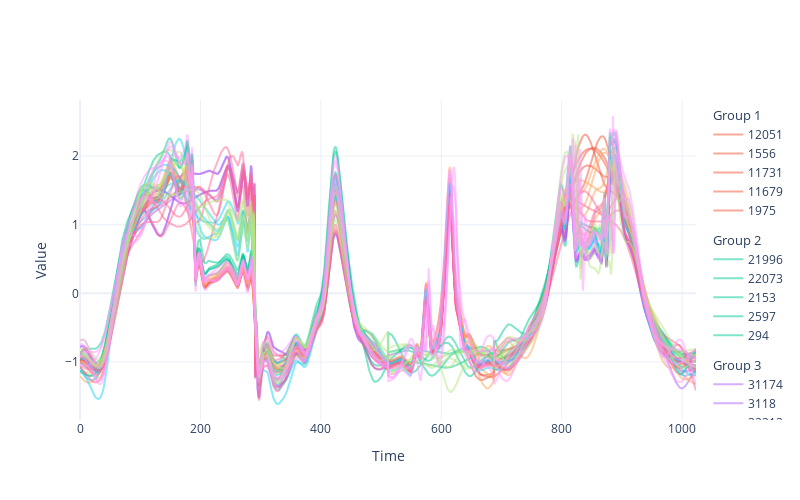

The notebook cell saved with this chart:
### Code cell
fig = data.plot_fig()
fig.update_layout(template = "plotly_white", height =500, width=800,
                  xaxis=dict(title="Time"),
                  yaxis=dict(title="Value"))
fig.show()

### Figure 1 — Plotly figure (JSON) as saved in the notebook; plotly's stock layout.template omitted (floating-point values rounded to 4 significant figures; data arrays with more than 128 entries replaced by an {"elided": "..."} marker saying what was removed)
{"data": [{"legendgroup": "1", "legendgrouptitle": {"text": "Group 1"}, "marker": {"color": "#EF553B"}, "name": "12051", "opacity": 0.5, "type": "scatter", "x": {"elided": "1024 int values"}, "y": {"elided": "1024 float values"}}, {"legendgroup": "1", "legendgrouptitle": {"text": "Group 1"}, "marker": {"color": "#EF553B"}, "name": "1556", "opacity": 0.5, "type": "scatter", "x": {"elided": "1024 int values"}, "y": {"elided": "1024 float values"}}, {"legendgroup": "1", "legendgrouptitle": {"text": "Group 1"}, "marker": {"color": "#EF553B"}, "name": "11731", "opacity": 0.5, "type": "scatter", "x": {"elided": "1024 int values"}, "y": {"elided": "1024 float values"}}, {"legendgroup": "1", "legendgrouptitle": {"text": "Group 1"}, "marker": {"color": "#EF553B"}, "name": "11679", "opacity": 0.5, "type": "scatter", "x": {"elided": "1024 int values"}, "y": {"elided": "1024 float values"}}, {"legendgroup": "1", "legendgrouptitle": {"text": "Group 1"}, "marker": {"color": "#EF553B"}, "name": "1975", "opacity": 0.5, "type": "scatter", "x": {"elided": "1024 int values"}, "y": {"elided": "1024 float values"}}, {"legendgroup": "2", "legendgrouptitle": {"text": "Group 2"}, "marker": {"color": "#00CC96"}, "name": "21996", "opacity": 0.5, "type": "scatter", "x": {"elided": "1024 int values"}, "y": {"elided": "1024 float values"}}, {"legendgroup": "2", "legendgrouptitle": {"text": "Group 2"}, "marker": {"color": "#00CC96"}, "name": "22073", "opacity": 0.5, "type": "scatter", "x": {"elided": "1024 int values"}, "y": {"elided": "1024 float values"}}, {"legendgroup": "2", "legendgrouptitle": {"text": "Group 2"}, "marker": {"color": "#00CC96"}, "name": "2153", "opacity": 0.5, "type": "scatter", "x": {"elided": "1024 int values"}, "y": {"elided": "1024 float values"}}, {"legendgroup": "2", "legendgrouptitle": {"text": "Group 2"}, "marker": {"color": "#00CC96"}, "name": "2597", "opacity": 0.5, "type": "scatter", "x": {"elided": "1024 int values"}, "y": {"elided": "1024 float values"}}, {"legendgroup": "2", "legendgrouptitle": {"text": "Group 2"}, "marker": {"color": "#00CC96"}, "name": "294", "opacity": 0.5, "type": "scatter", "x": {"elided": "1024 int values"}, "y": {"elided": "1024 float values"}}, {"legendgroup": "3", "legendgrouptitle": {"text": "Group 3"}, "marker": {"color": "#AB63FA"}, "name": "31174", "opacity": 0.5, "type": "scatter", "x": {"elided": "1024 int values"}, "y": {"elided": "1024 float values"}}, {"legendgroup": "3", "legendgrouptitle": {"text": "Group 3"}, "marker": {"color": "#AB63FA"}, "name": "3118", "opacity": 0.5, "type": "scatter", "x": {"elided": "1024 int values"}, "y": {"elided": "1024 float values"}}, {"legendgroup": "3", "legendgrouptitle": {"text": "Group 3"}, "marker": {"color": "#AB63FA"}, "name": "32213", "opacity": 0.5, "type": "scatter", "x": {"elided": "1024 int values"}, "y": {"elided": "1024 float values"}}, {"legendgroup": "3", "legendgrouptitle": {"text": "Group 3"}, "marker": {"color": "#AB63FA"}, "name": "32093", "opacity": 0.5, "type": "scatter", "x": {"elided": "1024 int values"}, "y": {"elided": "1024 float values"}}, {"legendgroup": "3", "legendgrouptitle": {"text": "Group 3"}, "marker": {"color": "#AB63FA"}, "name": "31468", "opacity": 0.5, "type": "scatter", "x": {"elided": "1024 int values"}, "y": {"elided": "1024 float values"}}, {"legendgroup": "4", "legendgrouptitle": {"text": "Group 4"}, "marker": {"color": "#FFA15A"}, "name": "4535", "opacity": 0.5, "type": "scatter", "x": {"elided": "1024 int values"}, "y": {"elided": "1024 float values"}}, {"legendgroup": "4", "legendgrouptitle": {"text": "Group 4"}, "marker": {"color": "#FFA15A"}, "name": "41730", "opacity": 0.5, "type": "scatter", "x": {"elided": "1024 int values"}, "y": {"elided": "1024 float values"}}, {"legendgroup": "4", "legendgrouptitle": {"text": "Group 4"}, "marker": {"color": "#FFA15A"}, "name": "41381", "opacity": 0.5, "type": "scatter", "x": {"elided": "1024 int values"}, "y": {"elided": "1024 float values"}}, {"legendgroup": "4", "legendgrouptitle": {"text": "Group 4"}, "marker": {"color": "#FFA15A"}, "name": "42203", "opacity": 0.5, "type": "scatter", "x": {"elided": "1024 int values"}, "y": {"elided": "1024 float values"}}, {"legendgroup": "4", "legendgrouptitle": {"text": "Group 4"}, "marker": {"color": "#FFA15A"}, "name": "42075", "opacity": 0.5, "type": "scatter", "x": {"elided": "1024 int values"}, "y": {"elided": "1024 float values"}}, {"legendgroup": "5", "legendgrouptitle": {"text": "Group 5"}, "marker": {"color": "#19D3F3"}, "name": "52322", "opacity": 0.5, "type": "scatter", "x": {"elided": "1024 int values"}, "y": {"elided": "1024 float values"}}, {"legendgroup": "5", "legendgrouptitle": {"text": "Group 5"}, "marker": {"color": "#19D3F3"}, "name": "5196", "opacity": 0.5, "type": "scatter", "x": {"elided": "1024 int values"}, "y": {"elided": "1024 float values"}}, {"legendgroup": "5", "legendgrouptitle": {"text": "Group 5"}, "marker": {"color": "#19D3F3"}, "name": "51399", "opacity": 0.5, "type": "scatter", "x": {"elided": "1024 int values"}, "y": {"elided": "1024 float values"}}, {"legendgroup": "5", "legendgrouptitle": {"text": "Group 5"}, "marker": {"color": "#19D3F3"}, "name": "5490", "opacity": 0.5, "type": "scatter", "x": {"elided": "1024 int values"}, "y": {"elided": "1024 float values"}}, {"legendgroup": "5", "legendgrouptitle": {"text": "Group 5"}, "marker": {"color": "#19D3F3"}, "name": "5441", "opacity": 0.5, "type": "scatter", "x": {"elided": "1024 int values"}, "y": {"elided": "1024 float values"}}, {"legendgroup": "6", "legendgrouptitle": {"text": "Group 6"}, "marker": {"color": "#FF6692"}, "name": "61567", "opacity": 0.5, "type": "scatter", "x": {"elided": "1024 int values"}, "y": {"elided": "1024 float values"}}, {"legendgroup": "6", "legendgrouptitle": {"text": "Group 6"}, "marker": {"color": "#FF6692"}, "name": "642", "opacity": 0.5, "type": "scatter", "x": {"elided": "1024 int values"}, "y": {"elided": "1024 float values"}}, {"legendgroup": "6", "legendgrouptitle": {"text": "Group 6"}, "marker": {"color": "#FF6692"}, "name": "6593", "opacity": 0.5, "type": "scatter", "x": {"elided": "1024 int values"}, "y": {"elided": "1024 float values"}}, {"legendgroup": "6", "legendgrouptitle": {"text": "Group 6"}, "marker": {"color": "#FF6692"}, "name": "61250", "opacity": 0.5, "type": "scatter", "x": {"elided": "1024 int values"}, "y": {"elided": "1024 float values"}}, {"legendgroup": "6", "legendgrouptitle": {"text": "Group 6"}, "marker": {"color": "#FF6692"}, "name": "62186", "opacity": 0.5, "type": "scatter", "x": {"elided": "1024 int values"}, "y": {"elided": "1024 float values"}}, {"legendgroup": "7", "legendgrouptitle": {"text": "Group 7"}, "marker": {"color": "#B6E880"}, "name": "71814", "opacity": 0.5, "type": "scatter", "x": {"elided": "1024 int values"}, "y": {"elided": "1024 float values"}}, {"legendgroup": "7", "legendgrouptitle": {"text": "Group 7"}, "marker": {"color": "#B6E880"}, "name": "72277", "opacity": 0.5, "type": "scatter", "x": {"elided": "1024 int values"}, "y": {"elided": "1024 float values"}}, {"legendgroup": "7", "legendgrouptitle": {"text": "Group 7"}, "marker": {"color": "#B6E880"}, "name": "72004", "opacity": 0.5, "type": "scatter", "x": {"elided": "1024 int values"}, "y": {"elided": "1024 float values"}}, {"legendgroup": "7", "legendgrouptitle": {"text": "Group 7"}, "marker": {"color": "#B6E880"}, "name": "71682", "opacity": 0.5, "type": "scatter", "x": {"elided": "1024 int values"}, "y": {"elided": "1024 float values"}}, {"legendgroup": "7", "legendgrouptitle": {"text": "Group 7"}, "marker": {"color": "#B6E880"}, "name": "7825", "opacity": 0.5, "type": "scatter", "x": {"elided": "1024 int values"}, "y": {"elided": "1024 float values"}}, {"legendgroup": "8", "legendgrouptitle": {"text": "Group 8"}, "marker": {"color": "#FF97FF"}, "name": "81833", "opacity": 0.5, "type": "scatter", "x": {"elided": "1024 int values"}, "y": {"elided": "1024 float values"}}, {"legendgroup": "8", "legendgrouptitle": {"text": "Group 8"}, "marker": {"color": "#FF97FF"}, "name": "8333", "opacity": 0.5, "type": "scatter", "x": {"elided": "1024 int values"}, "y": {"elided": "1024 float values"}}, {"legendgroup": "8", "legendgrouptitle": {"text": "Group 8"}, "marker": {"color": "#FF97FF"}, "name": "8394", "opacity": 0.5, "type": "scatter", "x": {"elided": "1024 int values"}, "y": {"elided": "1024 float values"}}, {"legendgroup": "8", "legendgrouptitle": {"text": "Group 8"}, "marker": {"color": "#FF97FF"}, "name": "8572", "opacity": 0.5, "type": "scatter", "x": {"elided": "1024 int values"}, "y": {"elided": "1024 float values"}}, {"legendgroup": "8", "legendgrouptitle": {"text": "Group 8"}, "marker": {"color": "#FF97FF"}, "name": "81712", "opacity": 0.5, "type": "scatter", "x": {"elided": "1024 int values"}, "y": {"elided": "1024 float values"}}], "layout": {"height": 500, "width": 800, "xaxis": {"title": {"text": "Time"}}, "yaxis": {"title": {"text": "Value"}}}}
